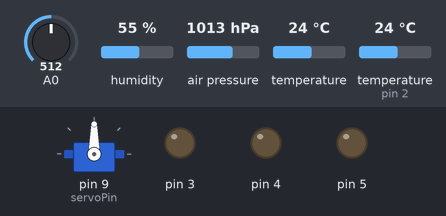
Simulated run of this sketch. Board: Arduino Uno, built with avr-gcc and run on an emulated ATmega328P. On the bench: servo, output pins drawn as LEDs (lit = HIGH). The test bench sets the inputs (shaded band); at power-on: A0 = 512, humidity 55 %, air pressure 1013 hPa, temperature 24 °C, temperature (sensor on pin 2) 24 °C. What the sketch prints to the serial monitor is not drawn.

Above: at 0.05 s.
Timing chart, 0 to 15.8 s (numbered marks = the images above):
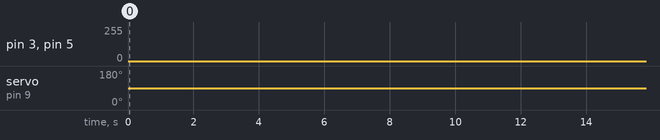

The sketch:

sketch_nov12a.ino
```cpp
#include <Servo.h>  //add '<' and '>' before and after servo.h
#include <Wire.h>
#include <SPI.h>
#include <DHT.h>
#include <DHT_U.h>
#include <Adafruit_Sensor.h>
#include <Adafruit_BMP280.h>

#define BMP_SCK 13
#define BMP_MISO 12
#define BMP_MOSI 11
#define BMP_CS 10
#define DHTPIN 2
#define DHTTYPE DHT11
DHT dht(DHTPIN, DHTTYPE);
Adafruit_BMP280 bme;

int servoPin = 9;
Servo servo;
int light_value;
float light;
int cont = 0;
int maxlight = 0;
int angle = 0;
String dir[] = {"N","NE","E","SE","S","SO","O","NO"};
String cdir = "N";
int idir = 0;

void setup()
{
  Serial.begin(9600);
  servo.attach(servoPin);
  pinMode(3, OUTPUT);
  pinMode(4, OUTPUT);
  pinMode(5, OUTPUT);
  pinMode(A0, INPUT);
  dht.begin();
  bme.begin();
}


void loop()
{


if (cont == 60 || cont == 72 || cont == 84 || cont == 96 || cont == 108 || cont == 120 || cont == 132 || cont == 144){
  if (cont == 60){
    maxlight = 0;
    cdir = "N";
    idir = 0;
  }
servo.write(15);
delay(1000);
light_value = analogRead(A0);
light = light_value * 0.0976;
if (light> maxlight){
  maxlight = light;
  angle = 15;
  cdir = dir[idir];
}
Serial.print(String(bme.readTemperature())+ "@" + String(bme.readPressure()) + "@" +String(bme.readAltitude())+"@"+String(dht.readHumidity())+"@" + String(0)+"@" + String(0) + "@" + "Searching");
delay(1000);
cont = cont = cont + 2;
}


else if (cont == 62 || cont == 74 || cont == 86 || cont == 98 || cont == 110 || cont == 122 || cont == 134 || cont == 146){
servo.write(30);
delay(1000);
light_value = analogRead(A0);
light = light_value * 0.0976;
if (light> maxlight){
  maxlight = light;
  angle = 30;
  cdir = dir[idir];
}
Serial.print(String(bme.readTemperature())+ "@" + String(bme.readPressure()) + "@" +String(bme.readAltitude())+"@"+String(dht.readHumidity())+"@" + String(0)+"@" + String(0) + "@" + "Searching");
delay(1000);
cont= cont + 2;
}


else if (cont == 64 || cont == 76 || cont == 88 || cont == 100 || cont == 112 || cont == 124 || cont == 136 || cont == 148){
servo.write(45);
delay(1000);
light_value = analogRead(A0);
light = light_value * 0.0976;
if (light> maxlight){
  maxlight = light;
  angle = 45;
  cdir = dir[idir];
}
Serial.print(String(bme.readTemperature())+ "@" + String(bme.readPressure()) + "@" +String(bme.readAltitude())+"@"+String(dht.readHumidity())+"@" + String(0)+"@" + String(0) + "@" + "Searching");
delay(1000);
cont= cont + 2;
}


else if (cont == 66 || cont == 78 || cont == 90 || cont == 102 || cont == 114 || cont == 126 || cont == 138 || cont == 150){
servo.write(60);
delay(1000);
light_value = analogRead(A0);
light = light_value * 0.0976;
if (light> maxlight){
  maxlight = light;
  angle = 60;
  cdir = dir[idir];
}
Serial.print(String(bme.readTemperature())+ "@" + String(bme.readPressure()) + "@" +String(bme.readAltitude())+"@"+String(dht.readHumidity())+"@" + String(0)+"@" + String(0) + "@" + "Searching");
delay(1000);
cont= cont + 2;
}


else if (cont == 68 || cont == 80 || cont == 92 || cont == 104 || cont == 116 || cont == 128 || cont == 140 || cont == 152){
servo.write(75);
delay(1000);
light_value = analogRead(A0);
light = light_value * 0.0976;
if (light> maxlight){
  maxlight = light;
  angle = 75;
  cdir = dir[idir];
}
Serial.print(String(bme.readTemperature())+ "@" + String(bme.readPressure()) + "@" +String(bme.readAltitude())+"@"+String(dht.readHumidity())+"@" + String(0)+"@" + String(0) + "@" + "Searching");
delay(1000);
cont= cont + 2;
}


else if (cont == 70 || cont == 82 || cont == 94 || cont == 106 || cont == 118 || cont == 130 || cont == 142 || cont == 154){
servo.write(90);
delay(1000);
light_value = analogRead(A0);
light = light_value * 0.0976;
if (light> maxlight){
  maxlight = light;
  angle = 90;
  cdir = dir[idir];
}
Serial.print(String(bme.readTemperature())+ "@" + String(bme.readPressure()) + "@" +String(bme.readAltitude())+"@"+String(dht.readHumidity())+"@" +  String(0)+"@" + String(0) + "@" + "Searching");
idir++;
moveright();
delay(940);
cont= cont + 2;
}
else if (cont == 156){
delay(1000);
Serial.print(String(bme.readTemperature())+ "@" + String(bme.readPressure()) + "@" +String(bme.readAltitude())+"@"+String(dht.readHumidity())+"@"  + String(maxlight)+"@" + String(angle) + "@" + cdir);
moveback();
delay(520);
cont= cont + 2;
}
else if (cont == 598){
delay(1000);
Serial.print(String(bme.readTemperature())+ "@" + String(bme.readPressure()) + "@" +String(bme.readAltitude())+"@"+String(dht.readHumidity())+"@" + String(maxlight)+"@" + String(angle) + "@" + cdir);
delay(1000);
cont= 0;
}
else{
delay(1000);
Serial.print(String(bme.readTemperature())+ "@" + String(bme.readPressure()) + "@" +String(bme.readAltitude())+"@"+String(dht.readHumidity())+"@" + String(maxlight)+"@" + String(angle) + "@" + cdir);
delay(1000);
cont= cont + 2;
}


}


void moveright(){

    digitalWrite(5, LOW);
    digitalWrite(4, LOW);
    for (int i = 0; i<400; i++){
      digitalWrite(3, LOW);  // This LOW to HIGH change is what creates the
      digitalWrite(3, HIGH); // "Rising Edge" so the easydriver knows to when to step.
      delayMicroseconds(150);
    }
    digitalWrite(5,HIGH);
}

void moveback(){

    digitalWrite(5, LOW);
    digitalWrite(4, HIGH);
    for (int i = 0; i<3200; i++){
      digitalWrite(3, LOW);  // This LOW to HIGH change is what creates the
      digitalWrite(3, HIGH); // "Rising Edge" so the easydriver knows to when to step.
      delayMicroseconds(150);
    }
    digitalWrite(5,HIGH);
}
```

Measured:
- by itself, servo on pin 9 (servoPin): 90° → 15° at 60.8 s, → 30° 2.0 s later, → 45° 2.0 s later, → 60° 2.0 s later, … (35 changes in this stretch)
